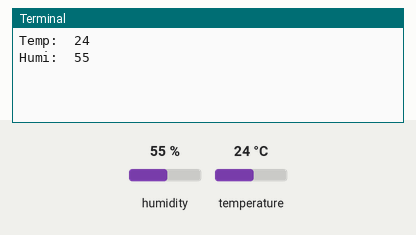
Recording of a program running on a simulated Raspberry Pi (BCM pin numbers). Shown: the last lines printed to the terminal. The test bench sets the inputs (shaded band); at power-on: humidity 55 %, temperature 24 °C.

Above: at 1.2 s.
1.3 s: humidity set to 22 %
At 2.2 s:
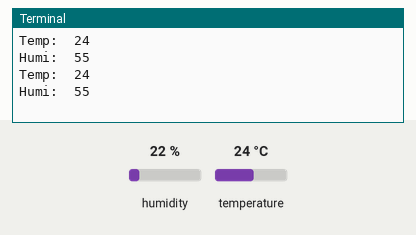
3.0 s: temperature set to 12 °C
At 4.5 s:
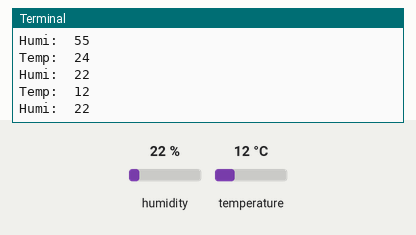
4.7 s: humidity set to 40 %
At 5.9 s:
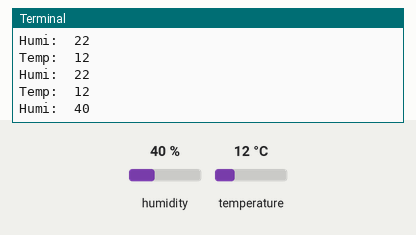
Timing chart, 0 to 7.7 s (numbered marks = the images above; inputs shaded):
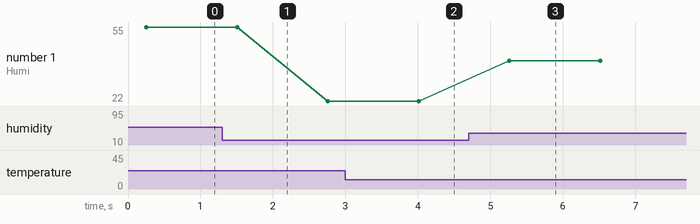

The program:

dht11.py
```python
# pip install adafruit-circuitpython-dht
# sudo apt install libgpiod2

import RPi.GPIO as GPIO
import time
import adafruit_dht
import board

GPIO.cleanup()
dhtPin = 23

#GPIO.setmode(GPIO.BCM)
#GPIO.setup(dhtPin, GPIO.IN)

dht = adafruit_dht.DHT11(board.D23)

while True:
        try:
                temperature = dht.temperature
                humidity = dht.humidity
                print("Temp: ", temperature)
                print("Humi: ", humidity)
                time.sleep(1)

        except RuntimeError as error:
                print(error.args[0])

        except KeyboardInterrupt:
                GPIO.cleanup()
                break

dht.exit()
```

Measured:
- after the input at 3.0 s, the terminal: prints a new line after 1.0 s (image 2)
- after the input at 4.7 s, the terminal: prints a new line after 0.56 s (image 3)
- plotted number 1: 55 → 22 after the input at 1.3 s, 22 → 40 after the input at 4.7 s
